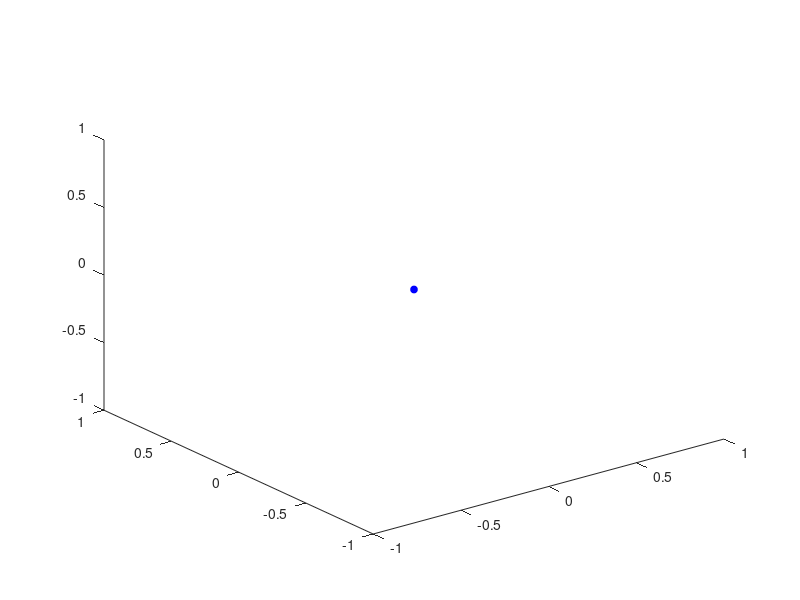

Reproduce this figure in MATLAB. (Note: this script raises an error after producing the figure.)
clc;close all
%Assi Mondo
Aw=100*eye(3);

figure(1)
plot3(0,0,0,'or','MarkerFaceColor','b','MarkerEdgeColor','b','MarkerSize',5);
coloreM=[1 0 0];
colorX=[1 0 0];
colorY=[0 1 0];
colorZ=[0 0 1];
%Sistema di Riferimento Mondo centrato nell'origine
Vettore3D(Aw(1,1),Aw(2,1),Aw(3,1),colorX,1) %X in red
Vettore3D(Aw(1,2),Aw(2,2),Aw(3,2),colorY,1) %Z in green
Vettore3D(Aw(1,3),Aw(2,3),Aw(3,3),colorZ,1) %Y in blue
plot3(0,0,0,'oy','MarkerFaceColor','y','MarkerEdgeColor','y','MarkerSize',5);

xlabel('X')
ylabel('Y')
zlabel('Z') 
title('WORLD REFERENCE SYSTEM')

%%    ROTOTRASLAZIONE che lega sistema di riferimento CAMERA e MONDO
%
% Zc= R*Zm + T

% Posizione del Centro Ottico
Xth=80;
Zth=80;  %profondita
Hth=80;  %altezza della camera
T=[Xth Zth Hth].';
plot3(T(1),T(2),T(3),'or','MarkerFaceColor','b','MarkerEdgeColor','b','MarkerSize',5);

%Matrici di Rotazione tra Mondo e Camera e determinata dall' Orientazione
%della Camera.
%Considero un Punto Zm in Coordinate Mondo ed assumo che la camera sia
%puntata verso di Esso

%Disegno un punto in Coordinate Mondo
Zw=[30;20;20]
plot3(Zw(1),Zw(2),Zw(3),'or','MarkerFaceColor','b','MarkerEdgeColor','b','MarkerSize',5);
%punto Zw sul piano di terra
Zwo=[Zw-[0;0;Zw(3)]];
plot3(Zwo(1),Zwo(2),Zwo(3),'og','MarkerFaceColor','g','MarkerEdgeColor','g','MarkerSize',4);
%Disegno le proiezioni sugli assi
Zx=[Zw(1); 0 ;0];
Zy=[0; Zw(2); 0];
Zz=[0 ;0; Zw(3)];
plot3(Zx(1),Zx(2),Zx(3),'og','MarkerFaceColor','g','MarkerEdgeColor','g','MarkerSize',4);
plot3(Zy(1),Zy(2),Zy(3),'og','MarkerFaceColor','g','MarkerEdgeColor','g','MarkerSize',4);
plot3(Zz(1),Zz(2),Zz(3),'og','MarkerFaceColor','g','MarkerEdgeColor','g','MarkerSize',4);

%Disegno le proiezioni sugli assi
Prj=[Zwo Zx];
line(Prj(1,:),Prj(2,:),Prj(3,:),'Color','g','LineStyle','-')
Prj=[Zwo Zy];
line(Prj(1,:),Prj(2,:),Prj(3,:),'Color','g','LineStyle','-')
Prj=[Zwo Zw]; 
line(Prj(1,:),Prj(2,:),Prj(3,:),'Color','g','LineStyle','-')

%%Disegno la la linea tra 0w e C: Asse OTTico
%Prj=[[0;0;0] T];
%line(Prj(1,:),Prj(2,:),Prj(3,:),'Color','m','LineStyle','-')

%Traslo l'asse Ottico nell'origine in modo da calcolare il Vettore Normale 
%al piano Focale
N=T;
Vettore3D(N(1),N(2),N(3),colorX,1)
%Calcolo il Piano Ortogonale ad N: attraverso i 2 generatori del piano ed
%il punto per il quale esso passa (T)
% Calcolo i generatori
Ac=null(N.');
Ac=[Ac -N/norm(N)];
% Disegno il piano passante per T di generatori V
% DisegnaPiano(Ac(:,1),Ac(:,2),T)
Vettore3D_Applicato(T,Ac(1,1),Ac(2,1),Ac(3,1),colorX)
Vettore3D_Applicato(T,Ac(1,2),Ac(2,2),Ac(3,2),colorY)
Vettore3D_Applicato(T,Ac(1,3),Ac(2,3),Ac(3,3),colorZ)
% Verifico che la Rotazione Rw2c ruota gli assi nel mondo allineandoli con
% quelli della Camera
%Vettore3D(Ac(1,1),Ac(2,1),Ac(3,1),colorX,1)
%Vettore3D(Ac(1,2),Ac(2,2),Ac(3,2),colorY,1)
%Vettore3D(Ac(1,3),Ac(2,3),Ac(3,3),colorZ,1)
%Considero i Punti in CORDINATE MONDO sugli assi del Piano Focale
Ac1=Ac+repmat(T,1,3);

plot3(Ac1(1,1),Ac1(2,1),Ac1(3,1),'or','MarkerFaceColor','r','MarkerEdgeColor','r','MarkerSize',5);
plot3(Ac1(1,2),Ac1(2,2),Ac1(3,2),'og','MarkerFaceColor','g','MarkerEdgeColor','g','MarkerSize',5);
plot3(Ac1(1,3),Ac1(2,3),Ac1(3,3),'ob','MarkerFaceColor','b','MarkerEdgeColor','b','MarkerSize',5);
%Recupero la Matrice di Rotazione che Lega i Sistemi di Riferimento
% imponendo che:
% - l' asse Z sia concidente con N
% - l' asse X sia l'asse Orizzontale del piano immagine
% - l' asse Y sia l'asse Verticale del piano immagine
%                    -1
%   Zc=R*Zw+T   --> R  (Zc-T)=Zw
%
Rw2c=Ac;

%ROTAZIONE CAMERA TO MONDO
Rc2w=inv(Rw2c);

%Disegno gli assi nel SISTEMA di riferimento CAMERA trasformando i
%corrispettivi nel SISTEMA MONDO
figure(2);hold on
title('CAMERA REFERENCE SYSTEM')

%Considero gli Assi del sistema di RIFERIMENTO
Ac1=Rw2c+repmat(T,1,3);
plot3(Ac1(1,1),Ac1(2,1),Ac1(3,1),'or','MarkerFaceColor','r','MarkerEdgeColor','r','MarkerSize',5);
plot3(Ac1(1,2),Ac1(2,2),Ac1(3,2),'og','MarkerFaceColor','g','MarkerEdgeColor','g','MarkerSize',5);
plot3(Ac1(1,3),Ac1(2,3),Ac1(3,3),'ob','MarkerFaceColor','b','MarkerEdgeColor','b','MarkerSize',5);

%Vettori applicati all'origine senza Traslare
Vettore3D(Ac(1,1),Ac(2,1),Ac(3,1),colorX,2)
Vettore3D(Ac(1,2),Ac(2,2),Ac(3,2),colorY,2)
Vettore3D(Ac(1,3),Ac(2,3),Ac(3,3),colorZ,2)
%Assi del Sistema di riferimento Camera
Vettore3D_Applicato(T,Ac(1,1),Ac(2,1),Ac(3,1),colorX)
Vettore3D_Applicato(T,Ac(1,2),Ac(2,2),Ac(3,2),colorY)
Vettore3D_Applicato(T,Ac(1,3),Ac(2,3),Ac(3,3),colorZ)

%Disegno l'origine
plot3(T(1),T(2),T(3),'oy','MarkerFaceColor','y','MarkerEdgeColor','y','MarkerSize',5);

%Disegno il punto Zw nel sistema di riferimento CAMERA
Zc=Rw2c*Zw+T;
plot3(Zc(1),Zc(2),Zc(3),'or','MarkerFaceColor','b','MarkerEdgeColor','b','MarkerSize',5);

title('CAMERA REFERENCE SYSTEM')


